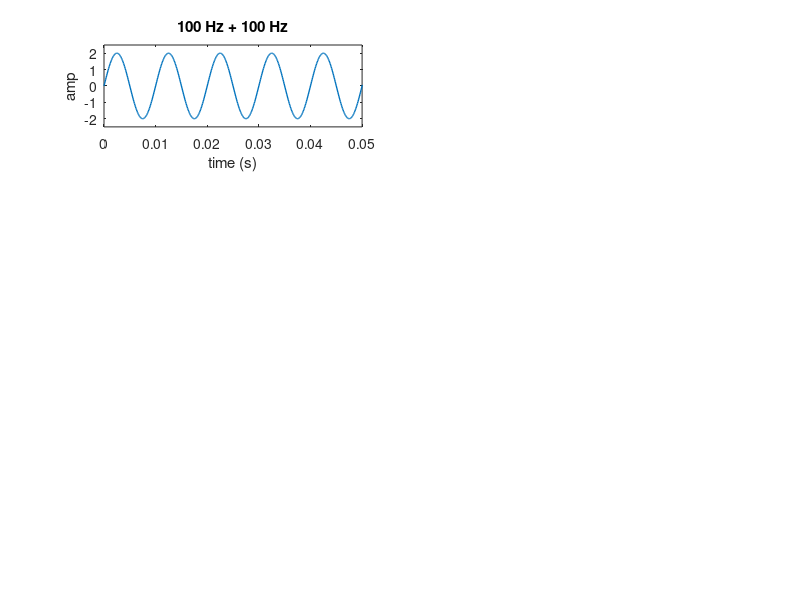

The MATLAB script that drew this image: (Note: this script raises an error after producing the figure.)
%% Setup for Question 1: Temporal Waveforms

fs=10000; %10 kHz sampling rate
dt=1/fs; % 1 / frequency gives sampling rate
t=0:dt:10; % 10 seconds of time
colors = ['#0072BD'; '#D95319'; '#EDB120'; '#7E2F8E'; '#77AC30'; '#4DBEEE'; '#A2142F'; '#000000'; '#FF00FF'; '#964B00'];
% freq = [100, 150, 200, 250, 300, 400, 500, 600]; % Hz
% amp = [1, 2, 3, 4, 5, 10, 20, 100];
% phase = [0, 1/4, 1/2, 3/4, 1, 5/4, 3/2, 7/4, 2]; % pi

%%
% Varying frequency difference
freq = [100, 150, 200, 250, 300, 400, 500, 600];

for f = 1:8
    y1=sin(2*pi * t * 100); % a sinusoid going at 100 Hz
    y2=sin(2*pi * t * freq(f)); % a sinusoid going at variable frequency
    ysum = y1+y2;
    
    figure(1);
    subplot(4,2,f);
    plot(t, ysum, 'LineWidth', 1, 'Color', colors(f,:));
    set(gca, 'xlim', [0 .05], 'ylim', [-2.5, 2.5]); % zoom into x-axis so that you can see something
    xlabel('time (s)');
    ylabel('amp');
    titleline = ['100 Hz + ', num2str(freq(f)), ' Hz'];
    title(titleline);
    sgtitle('Varying frequency difference between two summed sinusoids', 'FontSize', 20)
end

% Varying amplitude
amp = [1, 2, 3, 4, 5, 10, 20, 100];

for a = 1:8
    y1= 1 * sin(2*pi*t*100); % a sinusoid with amplitude 1 (100 Hz)
    y2= amp(a) * sin(2*pi*t*200); % a sinusoid with variable amplitude (200 Hz)
    ysum = y1+y2;
    
    figure(2);
    subplot(4,2,a);
    plot(t, ysum, 'LineWidth', 1, 'Color', colors(a,:));
    set(gca, 'xlim', [0 .05]); % zoom into x-axis so that you can see something
    xlabel('time (s)');
    ylabel('amp');
    titleline = ['Amplitude: 1 + ', num2str(amp(a))];
    title(titleline);
    sgtitle('Varying amplitude of two summed sinusoids (100 & 200 Hz)', 'FontSize', 20)
end

% Swap static and variable frequencies
for a = 1:8
    y1= 1 * sin(2*pi*t*200); % a sinusoid with amplitude 1 (200 Hz)
    y2= amp(a) * sin(2*pi*t*100); % a sinusoid with variable amplitude (100 Hz)
    ysum = y1+y2;
    
    figure(3);
    subplot(4,2,a);
    plot(t, ysum, 'LineWidth', 1, 'Color', colors(a,:));
    set(gca, 'xlim', [0 .05]); % zoom into x-axis so that you can see something
    xlabel('time (s)');
    ylabel('amp');
    titleline = ['Amplitude: 1 + ', num2str(amp(a))];
    title(titleline);
    sgtitle('Varying amplitude of two summed sinusoids (200 & 100 Hz)', 'FontSize', 20)
end

phase = [0, 1/4, 1/2, 3/4, 1, 5/4, 3/2, 7/4, 2];

% Varying phase of two 100 Hz sinusoids
for p = 1:9
    y1= sin(2*pi*t*100); % sinusoid with zero phase (100 Hz)
    y2= sin(2*pi*t*100 - phase(p)*pi); % sinusoid with variable phase (100 Hz)
    ysum = y1+y2;
    
    figure(4);
    if p == 1; subplot(5,2,[1 2]); else subplot(5,2,p+1); end
    plot(t, ysum, 'LineWidth', 1, 'Color', colors(p,:));
    set(gca, 'xlim', [0 .1], 'ylim', [-2.25, 2.25]); % zoom into x-axis so that you can see something
    xlabel('time (s)');
    ylabel('amp');
    titleline = ['Shifted right by: ', num2str(phase(p)), ' pi'];
    title(titleline);
    sgtitle('Varying phase of two summed sinusoids (100 Hz each)', 'FontSize', 20)
end

%Varying phase of 200 Hz sinusoid (+ 100 Hz constant sinusoid)
for p = 1:9
    y1= sin(2*pi*t*100); % sinusoid with zero phase (100 Hz)
    y2= sin(2*pi*t*200 - phase(p)*pi); % sinusoid with variable phase (200 Hz)
    ysum = y1+y2;
    
    figure(5);
    if p == 1; subplot(5,2,[1 2]); else subplot(5,2,p+1); end
    plot(t, ysum, 'LineWidth', 1, 'Color', colors(p,:));
    set(gca, 'xlim', [0 .1], 'ylim', [-2.25, 2.25]); % zoom into x-axis so that you can see something
    xlabel('time (s)');
    ylabel('amp');
    titleline = ['200 Hz shifted right by: ', num2str(phase(p)), ' pi'];
    title(titleline);
    sgtitle('Varying phase of 200 Hz sinusoid + 100 Hz constant sinusoid', 'FontSize', 20)
end

%% Setup for Question 3

fs=10000; %10 kHz sampling rate
dt=1/fs; % 1 / frequency gives sampling rate
endtime = 100; % sec
t=0:dt:endtime; % 50 seconds of time
fc=1000; fm=100; % carrier and modulation frequency
m=0.5; %modulation depth
y=10*sin(2*pi*fc*t).*(1+m*sin(2*pi*fm*t)); %a sinusoid going at 1000 Hz, with amplitude modulated at 100 Hz.
%soundsc(y,fs); % signal sound

figure(6);
plot(t,y)
set(gca, 'xlim', [0 0.025]);
xlabel('time (s)'); ylabel('amplitude');
mstitle = ['Sample of modulated tone (', num2str(fc), ' Hz carrier + ', num2str(fm), ' Hz modulator)'];
title(mstitle);

fouriertransform = fft(y);
n = length(y); % number of samples
f = (0:n-1)*(fs/n); % frequency range
power = abs(fouriertransform).^2/n; % power of the Fourier transform

figure(7);
plot(f,power)
set(gca, 'LineWidth', 1.5, 'yscale', 'log');
xlabel('Frequency (Hz)')
ylabel('Power')
xlim([0 2*fc])
pstitle = ['Power spectrum of ', num2str(fc), ' Hz carrier + ', num2str(fm), ' Hz modulator'];
title(pstitle);

y = iosr.auditory.gammatoneFast(y,fc,fs);% gammatone filter centered at 1 kHz = carrier frequency
y(y<0) = 0; % half-wave rectification
output = lowpass(y,500,fs); %low-pass filter

figure(8);
plot(t,output);
set(gca, 'xlim', [0 .15]);
xlabel('time (sec)'); ylabel('amplitude');
filttitle = ['Gammatone filtered, half-wave rectified, and low-pass filtered tone (', num2str(fc), ' Hz carrier + ', num2str(fm), ' Hz modulator)'];
title(filttitle)

% Generate a poisson process
spiketimes=genPoisson(output,dt);

% Spiketimes are converted to and placed in their corresponding bin number 
% by multiplying each time by bins/sec
spiketrain = zeros(1, round(endtime * fs)); % sample according to carrier freq
for i = 1:length(spiketimes)
    spiketrain(round(spiketimes(i) * fs)) = fs;
end

figure(9);
plot(spiketrain, 'LineWidth', 1);
ylim([-0.5*fs, 1.5*fs]);
xlabel('Bin (0.1 msec)'); ylabel('Bins/sec');
brtitle = ['Binary representation of spike train (', num2str(fc), ' Hz carrier + ', num2str(fm), ' Hz modulator)'];
title(brtitle);
 
[ps,f] = pwelch(spiketrain,bartlett(2048),1024,2048,fs);
figure(10);
plot(f, ps)
xlim([0 2*fc])
xlabel('Frequency (Hz)'); ylabel('Power')
pstitle = ['Power spectrum of ', num2str(fc), ' Hz carrier + ', num2str(fm), ' Hz modulator-driven spike train'];
title(pstitle);

%% Calculate phase-locking without plotting figures
fs=10000;
dt=1/fs; 
endtime = 100;
t=0:dt:endtime;
fc=100; fm=10; 
m=1;
y=10*sin(2*pi*fc*t).*(1+m*sin(2*pi*fm*t));

y = iosr.auditory.gammatoneFast(y,fc,fs);
y(y<0) = 0;
output = lowpass(y,500,fs);

r_avg = 0; pval_avg = 0;

for i = 1:10
    spiketimes=genPoisson(output,dt);
    % Calculate phase-locking
    [r,r_pvalue]=calculateLocking(spiketimes,fc); %locking to carrier frequency
    r_avg = r_avg + r;
    pval_avg = pval_avg + r_pvalue;
end
r_avg = r_avg/10
pval_avg = pval_avg/10

function [r,r_pvalue]= calculateLocking(spiketimes,freq)
    for ind=1:length(freq)
        phasevals=spiketimes*freq*2*pi; %convert spike-time to phase
        r=circ_r(phasevals'); %calling toolbox function for vector strength
        r_pvalue=circ_rtest(phasevals'); %calculating pvalue from rayleigh test
    end 
end

function spiketimes=genPoisson(y,dt)
    %generates poisson spike-train
    %draw exponential random variable (rv), mean 1. integrate driving function till
    %crosses that value. generate spike at that time. reset integral to zero,
    %draw rv again and restart the process.
    %this can be efficiently achieved by using histc, which calculates the
    %number of values that lie between the two spiketimes for the mean 1
    %poisson process. multiplying that by dt, gives the duration/inter-spike
    %interval.
    
    driver=cumsum(y)*dt; %running integral
    exps=exprnd(1,1,round(20*dt*length(y)*mean(y))); %some number well above number of expected spikes, which can be calculated by mean(output)*total time duration of simulation 
    exptimes=cumsum(exps); %sampled spike-train for poisson process with mean 1
    isis=dt*histcounts(driver,[0 exptimes]);

    finalspike=find(isis>0, 1, 'last');
    isis=isis(1:finalspike); %removing exptimes that are too long, and so give counts of zero.

    spiketimes=cumsum(isis); % spike-train for 1 trial of stimulus presentation
end
